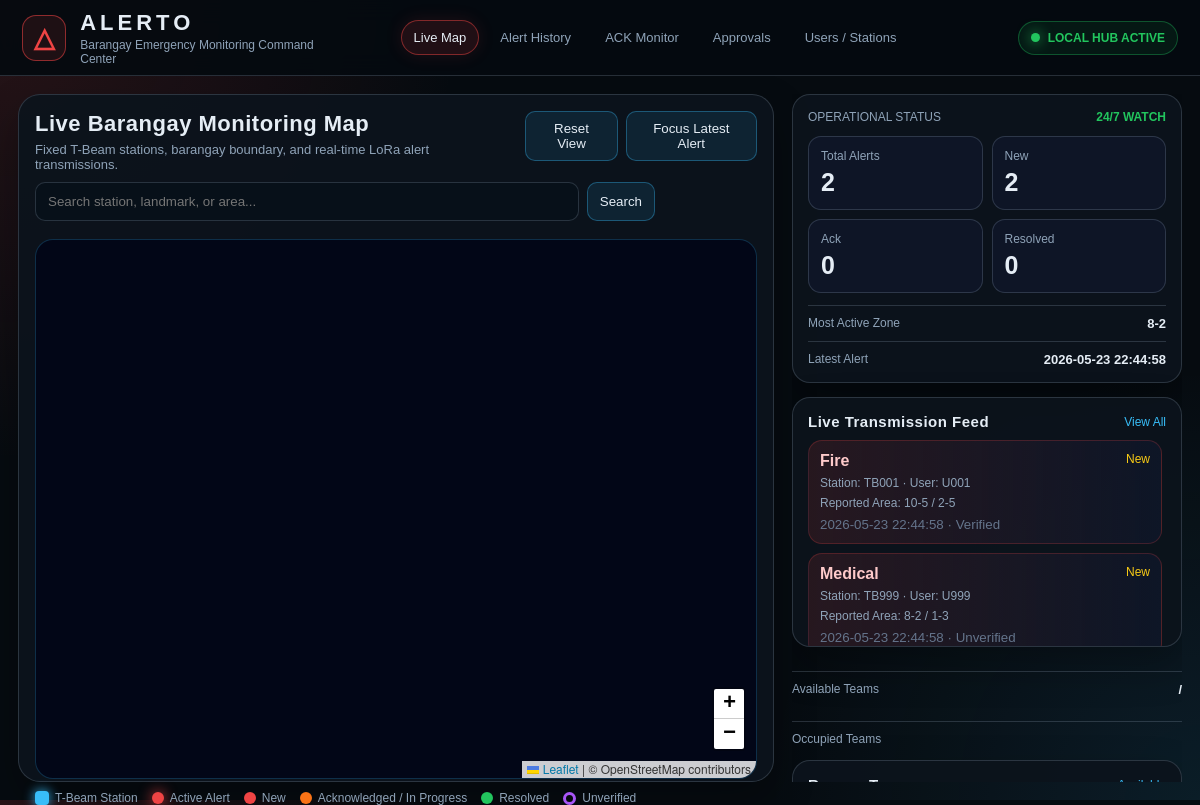
Before: / with the older database file.
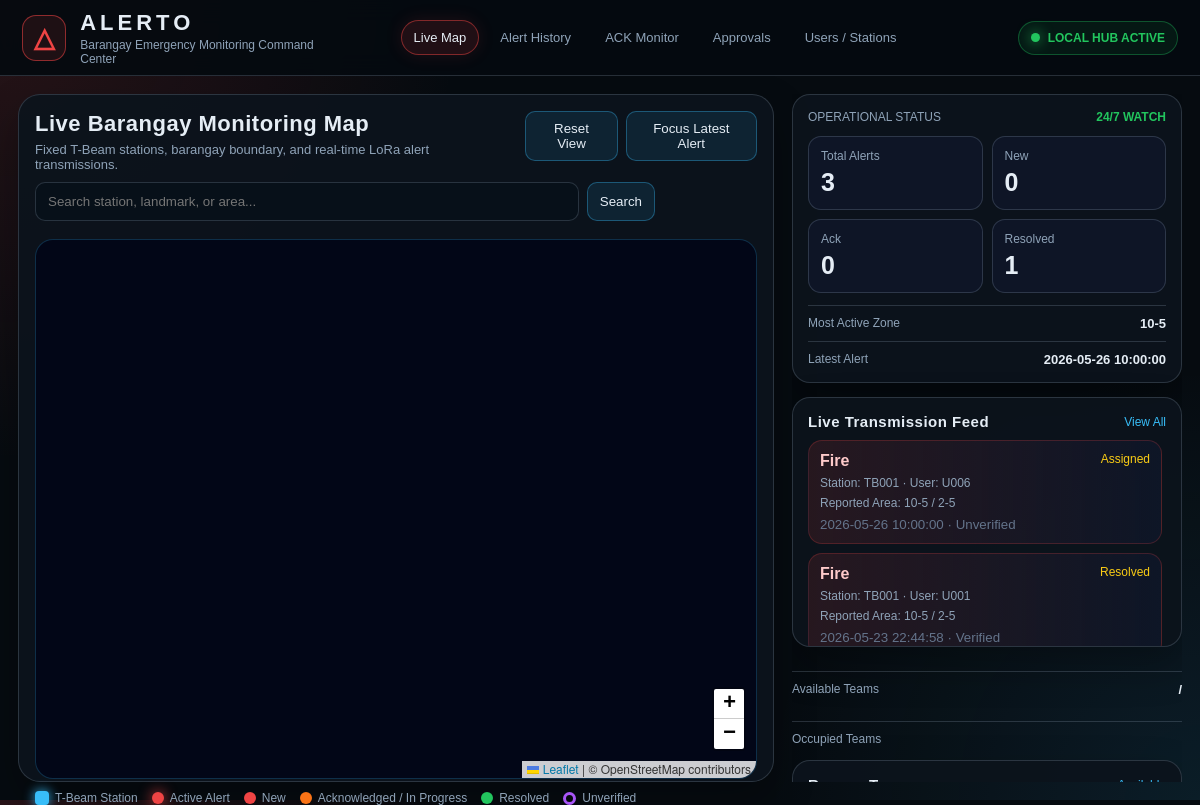
After: the same page with the newer database file.
### tables this page shows
CREATE TABLE alerts (
        id INTEGER PRIMARY KEY AUTOINCREMENT,
        alert_id TEXT UNIQUE,
        packet_type TEXT,
        raw_packet TEXT,
        device_id TEXT,
        user_id TEXT,
        zone TEXT,
        subzone TEXT,
        emergency_type TEXT,
        emergency_label TEXT,
        message TEXT,
        received_at TEXT,
        rssi REAL,
        snr REAL,
        verification_status TEXT DEFAULT 'Unverified',
        alert_status TEXT DEFAULT 'New',
        ack_message TEXT,
        ack_sent INTEGER DEFAULT 0,
        ack_sent_at TEXT,
        created_at TEXT
    , updated_at TEXT);

### app.py (the view)
@app.route("/")
def dashboard():
    metrics = get_dashboard_metrics()
    recent_alerts = get_recent_alerts(5)
    return render_template(
        "dashboard.html",
        metrics=metrics,
        recent_alerts=recent_alerts
    )

### database.py (called while the page is built)
def get_connection():
    conn = sqlite3.connect(
        DATABASE_PATH,
        timeout=10,
        check_same_thread=False
    )
    conn.row_factory = sqlite3.Row
    conn.execute("PRAGMA journal_mode=WAL;")
    conn.execute("PRAGMA busy_timeout=10000;")
    conn.execute("PRAGMA foreign_keys=ON;")
    return conn

def get_recent_alerts(limit=5):
    conn = get_connection()
    cur = conn.cursor()
    cur.execute("""
        SELECT * FROM alerts
        ORDER BY received_at DESC
        LIMIT ?
    """, (limit,))
    rows = cur.fetchall()
    conn.close()
    return rows

### templates/dashboard.html (shortened to what this page needs)
{% extends "base.html" %}
{% block content %}
<section class="ops-grid">
    <div class="map-command-panel">
        <div class="map-command-top">
            <div>
                <h2>Live Barangay Monitoring Map</h2>
                <p>
                    Fixed T-Beam stations, barangay boundary, and real-time LoRa alert transmissions.
                </p>
            </div>
            <div class="map-actions">
                <button type="button" onclick="resetMapView()">Reset View</button>
                <button type="button" onclick="focusLatestAlert()">Focus Latest Alert</button>
            </div>
        </div>
        <div class="map-toolbar">
            <div class="map-search-box">
                <input
                    type="text"
                    id="landmark-search"
                    placeholder="Search station, landmark, or area..."
                    autocomplete="off"
                >
                <button type="button" onclick="searchLandmark()">Search</button>
            </div>
        </div>
        <div id="alert-map"></div>
        <div class="map-legend">
            <span><i class="legend-station"></i> T-Beam Station</span>
            <span><i class="legend-alert"></i> Active Alert</span>
            <span><i class="legend-new"></i> New</span>
            <span><i class="legend-progress"></i> Acknowledged / In Progress</span>
            <span><i class="legend-resolved"></i> Resolved</span>
            <span><i class="legend-ring"></i> Unverified</span>
        </div>
    </div>
    <aside class="right-command-panel">
        <section class="threat-status-card">
            <div class="status-header">
                <span>OPERATIONAL STATUS</span>
                <strong>24/7 WATCH</strong>
            </div>
            <div class="metrics-tactical">
                <div>
                    <span>Total Alerts</span>
                    <strong>{{ metrics.total_alerts }}</strong>
                </div>
                <div>
                    <span>New</span>
                    <strong>{{ metrics.new_alerts }}</strong>
                </div>
                <div>
                    <span>Ack</span>
                    <strong>{{ metrics.acknowledged_alerts }}</strong>
                </div>
                <div>
                    <span>Resolved</span>
                    <strong>{{ metrics.resolved_alerts }}</strong>
                </div>
            </div>
            <div class="intel-line">
                <span>Most Active Zone</span>
                <strong>{{ metrics.most_active_zone }}</strong>
            </div>
            <div class="intel-line">
                <span>Latest Alert</span>
                <strong>{{ metrics.latest_alert_time }}</strong>
            </div>
        </section>
        <section class="incident-feed-card">
            <div class="section-title-row">
                <h3>Live Transmission Feed</h3>
                <a href="/alerts">View All</a>
            </div>
            <div id="recent-alerts-body" class="incident-feed">
                {% for alert in recent_alerts %}
                <article class="incident-item">
                    <div class="incident-topline">
                        <strong>{{ alert.emergency_label }}</strong>
                        <span>{{ alert.alert_status }}</span>
                    </div>
                    <p>
                        Station: {{ alert.device_id }} · User: {{ alert.user_id }}
                    </p>
                    <p>
                        Reported Area: {{ alert.zone }} / {{ alert.subzone }}
                    </p>
                    <small>{{ alert.received_at }} · {{ alert.verification_status }}</small>
                </article>
                {% endfor %}
            </div>
        </section>
        <div class="intel-line">
            <span>Available Teams</span>
            <strong>{{ metrics.available_teams }} / {{ metrics.total_teams }}</strong>
        </div>
        <div class="intel-line">
            <span>Occupied Teams</span>
        </div>
        <section class="rescue-team-card">
    <div class="section-title-row">
        <h3>Rescue Teams</h3>
        <span>{{ metrics.available_teams }} Available</span>
    </div>
</section>
    </aside>
</section>
{% endblock %}

### templates/base.html (shortened to what this page needs)
<!DOCTYPE html>
<html lang="en">
<head>
    <link
        rel="stylesheet"
        href="https://unpkg.com/leaflet@1.9.4/dist/leaflet.css"
    />
    <link rel="stylesheet" href="{{ url_for('static', filename='css/style.css') }}">
</head>
<body>
<div class="command-shell">
    <header class="command-header">
        <div class="brand-cluster">
            <div class="brand-icon">△</div>
            <div>
                <h1>ALERTO</h1>
                <p>Barangay Emergency Monitoring Command Center</p>
            </div>
        </div>
        <nav class="command-nav">
            <a class="{{ 'active' if request.path == '/' else '' }}" href="/">Live Map</a>
            <a class="{{ 'active' if request.path.startswith('/alerts') else '' }}" href="/alerts">Alert History</a>
            <a class="{{ 'active' if request.path.startswith('/acknowledgements') else '' }}" href="/acknowledgements">ACK Monitor</a>
            <a class="{{ 'active' if request.path.startswith('/approvals') else '' }}" href="/approvals">Approvals</a>
            <a class="{{ 'active' if request.path.startswith('/users-devices') else '' }}" href="/users-devices">Users / Stations</a>
        </nav>
        <div class="system-state">
            <span class="live-dot"></span>
            <span>LOCAL HUB ACTIVE</span>
        </div>
    </header>
    <main class="command-content">
        {% block content %}{% endblock %}
    </main>
</div>
</body>
</html>

Changed rows visible on the page:
no longer on this page (row edited): alerts: emergency_label "Medical", alert_status "New", device_id "TB999", user_id "U999", zone "8-2", subzone "1-3", received_at "2026-05-23 22:44:58", verification_status "Unverified"
added alerts: latest_alert_time "2026-05-26 10:00:00", emergency_label "Fire", alert_status "Assigned", device_id "TB001", user_id "U006", zone "10-5", subzone "2-5", received_at "2026-05-26 10:00:00", verification_status "Unverified"
changed alerts "Verified": alert_status "New" → "Resolved"
Other visible differences:
{{ metrics.total_alerts }}: "2" → "3"
{{ metrics.new_alerts }}: "2" → "0"
{{ metrics.resolved_alerts }}: "0" → "1"
{{ metrics.most_active_zone }}: "8-2" → "10-5"
{{ metrics.latest_alert_time }}: "2026-05-23 22:44:58" → "2026-05-26 10:00:00"
